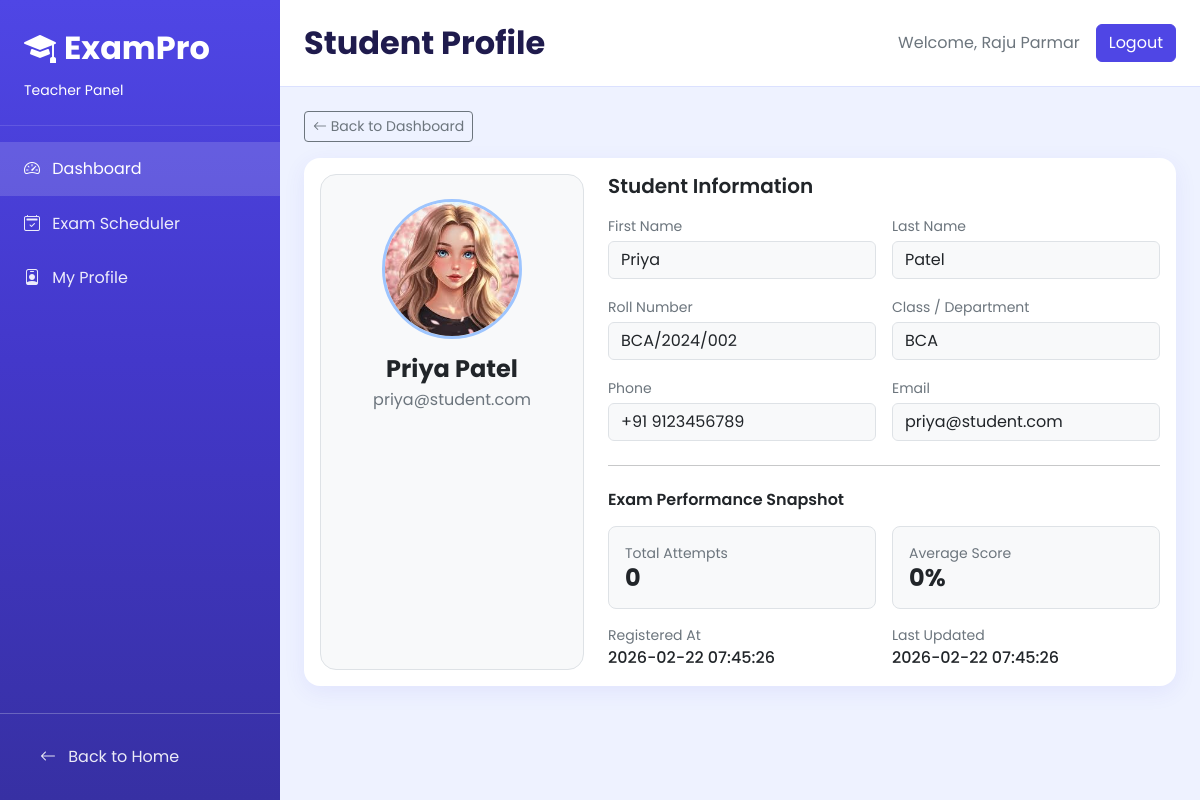
/pages/teacher/student-profile.php?student_id=2 (signed in), run on the app's committed database.
### tables this page shows
CREATE TABLE IF NOT EXISTS students (
    id INT AUTO_INCREMENT PRIMARY KEY,
    name VARCHAR(100) NOT NULL,
    first_name VARCHAR(80) DEFAULT NULL,
    last_name VARCHAR(80) DEFAULT NULL,
    email VARCHAR(100) NOT NULL UNIQUE,
    phone VARCHAR(20) DEFAULT NULL,
    profile_image VARCHAR(255) DEFAULT NULL,
    roll_number VARCHAR(50) NOT NULL,
    department VARCHAR(50) DEFAULT 'BCA',
    password VARCHAR(255) NOT NULL,
    created_at TIMESTAMP DEFAULT CURRENT_TIMESTAMP,
    updated_at TIMESTAMP NULL DEFAULT CURRENT_TIMESTAMP ON UPDATE CURRENT_TIMESTAMP
);

### pages/teacher/student-profile.php (the view, shortened to what this page needs)
<?php
require_once __DIR__ . '/includes/auth.php';
require_once __DIR__ . '/includes/layout.php';
$studentId = isset($_GET['student_id']) ? (int) $_GET['student_id'] : 0;
$stmt = $conn->prepare('SELECT id, name, first_name, last_name, email, phone, roll_number, department, profile_image, created_at, updated_at FROM students WHERE id = ? LIMIT 1');
$stmt->bind_param('i', $studentId);
$stmt->execute();
$student = $stmt->get_result()->fetch_assoc();
$statsStmt = $conn->prepare('SELECT COUNT(*) AS attempts, COALESCE(AVG(percentage), 0) AS avg_score FROM student_exams WHERE student_id = ?');
$statsStmt->bind_param('i', $studentId);
$statsStmt->execute();
$stats = $statsStmt->get_result()->fetch_assoc();
$displayName = trim((string) ($student['name'] ?? 'Student'));
$firstName = trim((string) ($student['first_name'] ?? ''));
$lastName = trim((string) ($student['last_name'] ?? ''));
$imagePath = trim((string) ($student['profile_image'] ?? ''));
$imageUrl = '';
if ($imagePath !== '' && preg_match('/^uploads\/profile\/[A-Za-z0-9._-]+$/', $imagePath) && is_file(__DIR__ . '/../../' . $imagePath)) {
    $imageUrl = '../../' . $imagePath;
}
?>
<div class="mb-3">
    <a href="dashboard.php" class="btn btn-outline-secondary btn-sm"><i class="bi bi-arrow-left"></i> Back to Dashboard</a>
</div>
<div class="card content-card">
    <div class="card-body">
        <div class="row g-4">
            <div class="col-lg-4">
                <div class="border rounded-4 p-4 text-center bg-light h-100">
                    <?php if ($imageUrl !== ''): ?>
                        <img src="<?= htmlspecialchars($imageUrl) ?>" alt="Student image" class="rounded-circle border border-3 border-primary-subtle mb-3" style="width: 140px; height: 140px; object-fit: cover;">
                    <?php else: ?>
                        <div class="rounded-circle border border-3 border-primary-subtle bg-white d-inline-flex align-items-center justify-content-center mb-3" style="width: 140px; height: 140px;">
                            <span class="fw-bold fs-1 text-primary"><?= htmlspecialchars(strtoupper(substr($displayName, 0, 1))) ?></span>
                        </div>
                    <?php endif; ?>
                    <h4 class="fw-bold mb-1"><?= htmlspecialchars($displayName) ?></h4>
                    <p class="text-secondary mb-0"><?= htmlspecialchars((string) $student['email']) ?></p>
                </div>
            </div>
            <div class="col-lg-8">
                <h5 class="fw-semibold mb-3">Student Information</h5>
                <div class="row g-3">
                    <div class="col-md-6">
                        <label class="form-label text-secondary small mb-1">First Name</label>
                        <div class="form-control bg-light"><?= htmlspecialchars($firstName) ?></div>
                    </div>
                    <div class="col-md-6">
                        <label class="form-label text-secondary small mb-1">Last Name</label>
                        <div class="form-control bg-light"><?= htmlspecialchars($lastName) ?></div>
                    </div>
                    <div class="col-md-6">
                        <label class="form-label text-secondary small mb-1">Roll Number</label>
                        <div class="form-control bg-light"><?= htmlspecialchars((string) $student['roll_number']) ?></div>
                    </div>
                    <div class="col-md-6">
                        <label class="form-label text-secondary small mb-1">Class / Department</label>
                        <div class="form-control bg-light"><?= htmlspecialchars((string) $student['department']) ?></div>
                    </div>
                    <div class="col-md-6">
                        <label class="form-label text-secondary small mb-1">Phone</label>
                        <div class="form-control bg-light"><?= htmlspecialchars((string) ($student['phone'] ?: 'N/A')) ?></div>
                    </div>
                    <div class="col-md-6">
                        <label class="form-label text-secondary small mb-1">Email</label>
                        <div class="form-control bg-light"><?= htmlspecialchars((string) $student['email']) ?></div>
                    </div>
                </div>
                <hr class="my-4">
                <h6 class="fw-semibold mb-3">Exam Performance Snapshot</h6>
                <div class="row g-3">
                    <div class="col-md-6">
                        <div class="border rounded-3 p-3 bg-light">
                            <div class="text-secondary small">Total Attempts</div>
                            <div class="h4 fw-bold mb-0"><?= (int) ($stats['attempts'] ?? 0) ?></div>
                        </div>
                    </div>
                    <div class="col-md-6">
                        <div class="border rounded-3 p-3 bg-light">
                            <div class="text-secondary small">Average Score</div>
                            <div class="h4 fw-bold mb-0"><?= round((float) ($stats['avg_score'] ?? 0), 2) ?>%</div>
                        </div>
                    </div>
                    <div class="col-md-6">
                        <div class="text-secondary small">Registered At</div>
                        <div class="fw-medium"><?= htmlspecialchars((string) $student['created_at']) ?></div>
                    </div>
                    <div class="col-md-6">
                        <div class="text-secondary small">Last Updated</div>
                        <div class="fw-medium"><?= htmlspecialchars((string) ($student['updated_at'] ?: $student['created_at'])) ?></div>
                    </div>
                </div>
            </div>
        </div>
    </div>
</div>

### pages/teacher/assets/teacher.css (style rules this page uses)
:root { --tp-indigo: #4f46e5; --tp-indigo-dark: #3730a3; --tp-indigo-soft: #c7d2fe; --tp-bg: #eef2ff; --tp-panel: #ffffff; --tp-text: #1f1b4d; --tp-muted: #6b6b8c; }
body { font-family: 'Poppins', sans-serif; background: var(--tp-bg); color: var(--tp-text); }
.content-card { border: 0; border-radius: 16px; box-shadow: 0 6px 22px rgba(79, 70, 229, 0.08); }

### data on the page
students: profile_image (picture), name "Priya Patel", email "priya@student.com", first_name "Priya", last_name "Patel", roll_number "BCA/2024/002", department "BCA", phone "+91 9123456789", created_at "2026-02-22 07:45:26", updated_at "2026-02-22 07:45:26"

### other printed values
$title "Student Profile"
$teacherName "Raju Parmar"
$stats['attempts'] "0"
$stats['avg_score'] "0"
